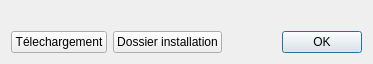
<?xml version="1.0" encoding="UTF-8"?>
<ui version="4.0">
 <class>ThirdPartyBinaryInstallDialog</class>
 <widget class="QDialog" name="ThirdPartyBinaryInstallDialog">
  <property name="geometry">
   <rect>
    <x>0</x>
    <y>0</y>
    <width>373</width>
    <height>64</height>
   </rect>
  </property>
  <property name="windowTitle">
   <string>Logiciel tiers requis</string>
  </property>
  <property name="modal">
   <bool>true</bool>
  </property>
  <layout class="QGridLayout" name="gridLayout">
   <item row="1" column="2">
    <widget class="QDialogButtonBox" name="m_button_box">
     <property name="orientation">
      <enum>Qt::Horizontal</enum>
     </property>
     <property name="standardButtons">
      <set>QDialogButtonBox::Ok</set>
     </property>
    </widget>
   </item>
   <item row="1" column="0">
    <widget class="QPushButton" name="m_download_pb">
     <property name="text">
      <string>Télechargement</string>
     </property>
     <property name="icon">
      <iconset resource="../../qelectrotech.qrc">
       <normaloff>:/ico/16x16/edit-download.png</normaloff>:/ico/16x16/edit-download.png</iconset>
     </property>
    </widget>
   </item>
   <item row="1" column="1">
    <widget class="QPushButton" name="m_install_dir_pb">
     <property name="text">
      <string>Dossier installation</string>
     </property>
     <property name="icon">
      <iconset resource="../../qelectrotech.qrc">
       <normaloff>:/ico/16x16/folder-open.png</normaloff>:/ico/16x16/folder-open.png</iconset>
     </property>
    </widget>
   </item>
   <item row="0" column="0" colspan="3">
    <widget class="QLabel" name="m_label">
     <property name="text">
      <string/>
     </property>
     <property name="alignment">
      <set>Qt::AlignLeading|Qt::AlignLeft|Qt::AlignTop</set>
     </property>
     <property name="margin">
      <number>5</number>
     </property>
    </widget>
   </item>
  </layout>
 </widget>
 <resources>
  <include location="../../qelectrotech.qrc"/>
 </resources>
 <connections>
  <connection>
   <sender>m_button_box</sender>
   <signal>accepted()</signal>
   <receiver>ThirdPartyBinaryInstallDialog</receiver>
   <slot>accept()</slot>
   <hints>
    <hint type="sourcelabel">
     <x>248</x>
     <y>254</y>
    </hint>
    <hint type="destinationlabel">
     <x>157</x>
     <y>274</y>
    </hint>
   </hints>
  </connection>
  <connection>
   <sender>m_button_box</sender>
   <signal>rejected()</signal>
   <receiver>ThirdPartyBinaryInstallDialog</receiver>
   <slot>reject()</slot>
   <hints>
    <hint type="sourcelabel">
     <x>316</x>
     <y>260</y>
    </hint>
    <hint type="destinationlabel">
     <x>286</x>
     <y>274</y>
    </hint>
   </hints>
  </connection>
 </connections>
</ui>
